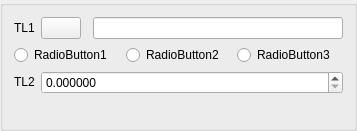
<?xml version="1.0" encoding="UTF-8"?>
<ui version="4.0">
 <class>DlgRef_3Radio1Sel1Spin_QTD</class>
 <widget class="QWidget" name="DlgRef_3Radio1Sel1Spin_QTD">
  <property name="geometry">
   <rect>
    <x>0</x>
    <y>0</y>
    <width>357</width>
    <height>131</height>
   </rect>
  </property>
  <property name="windowTitle">
   <string/>
  </property>
  <layout class="QGridLayout">
   <property name="margin">
    <number>0</number>
   </property>
   <property name="spacing">
    <number>0</number>
   </property>
   <item row="0" column="0">
    <widget class="QGroupBox" name="GroupBox1">
     <property name="sizePolicy">
      <sizepolicy hsizetype="Preferred" vsizetype="Minimum">
       <horstretch>0</horstretch>
       <verstretch>0</verstretch>
      </sizepolicy>
     </property>
     <property name="minimumSize">
      <size>
       <width>357</width>
       <height>131</height>
      </size>
     </property>
     <property name="title">
      <string/>
     </property>
     <layout class="QGridLayout" name="gridLayout">
      <item row="3" column="0" colspan="4">
       <layout class="QHBoxLayout" name="horizontalLayout">
        <item>
         <widget class="QRadioButton" name="RadioButton1">
          <property name="text">
           <string>RadioButton1</string>
          </property>
         </widget>
        </item>
        <item>
         <widget class="QRadioButton" name="RadioButton2">
          <property name="text">
           <string>RadioButton2</string>
          </property>
         </widget>
        </item>
        <item>
         <widget class="QRadioButton" name="RadioButton3">
          <property name="text">
           <string>RadioButton3</string>
          </property>
         </widget>
        </item>
       </layout>
      </item>
      <item row="6" column="3">
       <spacer name="verticalSpacer">
        <property name="orientation">
         <enum>Qt::Vertical</enum>
        </property>
        <property name="sizeHint" stdset="0">
         <size>
          <width>256</width>
          <height>19</height>
         </size>
        </property>
       </spacer>
      </item>
      <item row="5" column="0">
       <widget class="QLabel" name="TextLabel2">
        <property name="sizePolicy">
         <sizepolicy hsizetype="Fixed" vsizetype="Fixed">
          <horstretch>0</horstretch>
          <verstretch>0</verstretch>
         </sizepolicy>
        </property>
        <property name="text">
         <string>TL2</string>
        </property>
        <property name="wordWrap">
         <bool>false</bool>
        </property>
       </widget>
      </item>
      <item row="5" column="1" colspan="3">
       <widget class="SalomeApp_DoubleSpinBox" name="SpinBox_DX">
        <property name="decimals">
         <number>6</number>
        </property>
        <property name="maximum">
         <double>1000000000.000000000000000</double>
        </property>
       </widget>
      </item>
      <item row="1" column="3">
       <widget class="QLineEdit" name="LineEdit1"/>
      </item>
      <item row="1" column="0">
       <widget class="QLabel" name="TextLabel1">
        <property name="sizePolicy">
         <sizepolicy hsizetype="Fixed" vsizetype="Fixed">
          <horstretch>0</horstretch>
          <verstretch>0</verstretch>
         </sizepolicy>
        </property>
        <property name="text">
         <string>TL1</string>
        </property>
        <property name="wordWrap">
         <bool>false</bool>
        </property>
       </widget>
      </item>
      <item row="1" column="1">
       <widget class="QPushButton" name="PushButton1">
        <property name="sizePolicy">
         <sizepolicy hsizetype="Fixed" vsizetype="Fixed">
          <horstretch>0</horstretch>
          <verstretch>0</verstretch>
         </sizepolicy>
        </property>
        <property name="text">
         <string/>
        </property>
       </widget>
      </item>
     </layout>
    </widget>
   </item>
  </layout>
 </widget>
 <layoutdefault spacing="6" margin="11"/>
 <pixmapfunction>qPixmapFromMimeSource</pixmapfunction>
 <customwidgets>
  <customwidget>
   <class>SalomeApp_DoubleSpinBox</class>
   <extends>QDoubleSpinBox</extends>
   <header location="global">SalomeApp_DoubleSpinBox.h</header>
  </customwidget>
 </customwidgets>
 <tabstops>
  <tabstop>SpinBox_DX</tabstop>
 </tabstops>
 <resources/>
 <connections/>
</ui>
